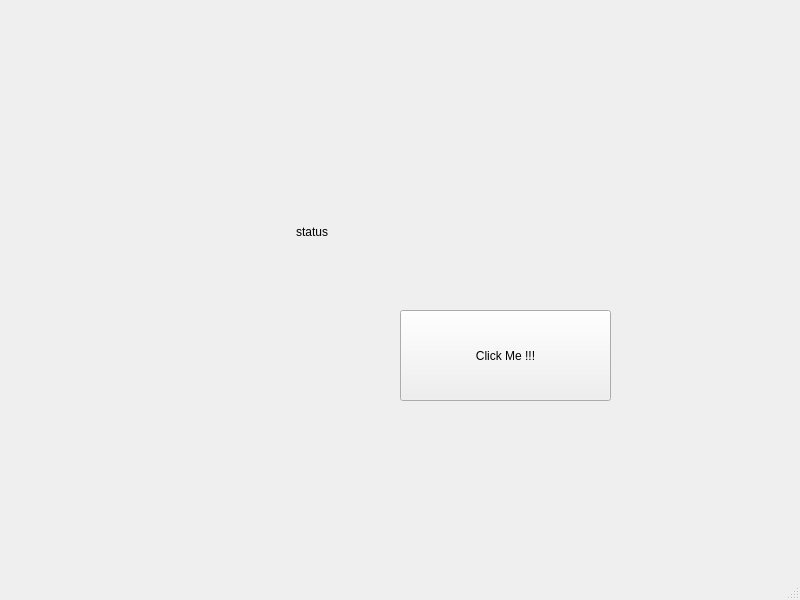
<?xml version="1.0" encoding="UTF-8"?>
<ui version="4.0">
 <class>MainWindow</class>
 <widget class="QMainWindow" name="MainWindow">
  <property name="geometry">
   <rect>
    <x>0</x>
    <y>0</y>
    <width>800</width>
    <height>600</height>
   </rect>
  </property>
  <property name="windowTitle">
   <string>MainWindow</string>
  </property>
  <widget class="QWidget" name="centralwidget">
   <widget class="QPushButton" name="pushButtonCLose">
    <property name="geometry">
     <rect>
      <x>400</x>
      <y>310</y>
      <width>211</width>
      <height>91</height>
     </rect>
    </property>
    <property name="text">
     <string>Click Me !!!</string>
    </property>
   </widget>
   <widget class="QLabel" name="label">
    <property name="geometry">
     <rect>
      <x>296</x>
      <y>196</y>
      <width>221</width>
      <height>71</height>
     </rect>
    </property>
    <property name="text">
     <string>status</string>
    </property>
   </widget>
  </widget>
  <widget class="QMenuBar" name="menubar">
   <property name="geometry">
    <rect>
     <x>0</x>
     <y>0</y>
     <width>800</width>
     <height>22</height>
    </rect>
   </property>
  </widget>
  <widget class="QStatusBar" name="statusbar"/>
 </widget>
 <resources/>
 <connections/>
</ui>
